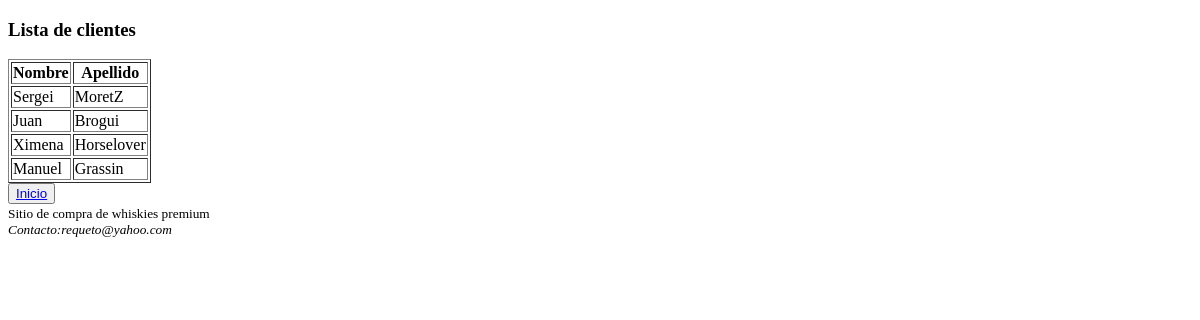
Before: /cliente/list with the older database file.
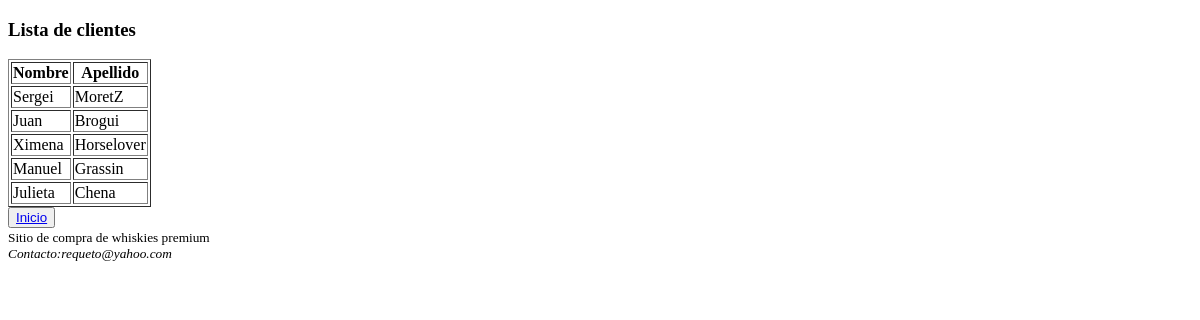
After: the same page with the newer database file.
### CaskApp/models.py (models this page shows, shortened)
class Cliente(models.Model):
    idCliente = models.CharField(max_length= 100)
    nombre = models.CharField(max_length= 100)
    apellido = models.CharField(max_length= 100)
    direccion = models.CharField(max_length= 100)
    email = models.EmailField(max_length= 100)

### CaskApp/views.py (the view)
# urls.py: path('cliente/list', views.cliente_list, name='cliente_list'),
def cliente_list(request):
    consulta = models.Cliente.objects.all()
    contexto = {'clientes': consulta}
    return render(request, 'CaskApp/cliente_list.html', contexto)

### CaskApp/Templates/CaskApp/cliente_list.html (shortened to what this page needs)
{% extends 'CaskApp/base.html' %}
{% block contenido %}
<h3>Lista de clientes</h3>
    <table border='1'>
        <thead>
            <th>Nombre</th>
            <th>Apellido</th>
        </thead>
        <tbody>
	        {% for cliente in clientes %}
		        <tr>
				    <td>{{cliente.nombre}}</td>
				    <td>{{cliente.apellido}}</td>
		        </tr>
	        {% endfor %}
        </tbody>
    </table>
<button><a href="{% url 'index' %}">Inicio</a></button>
{% endblock contenido %}

### CaskApp/Templates/CaskApp/base.html (shortened to what this page needs)
<!DOCTYPE html>
<html lang="es">
  <head>
  </head>
  <body>
    {% block contenido %}
    {% endblock contenido %}
  <footer>
    <small>Sitio de compra de whiskies premium   <address> Contacto:requeto@yahoo.com</address>
    </small>
  </footer>
  </body>
</html>

Changed rows visible on the page:
added Cliente: nombre "Julieta", apellido "Chena"
